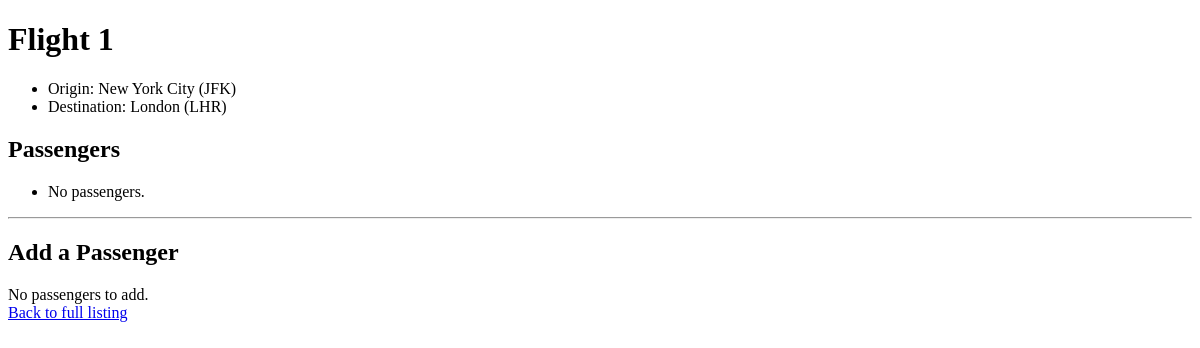
/1, run on an earlier commit of the app's database.
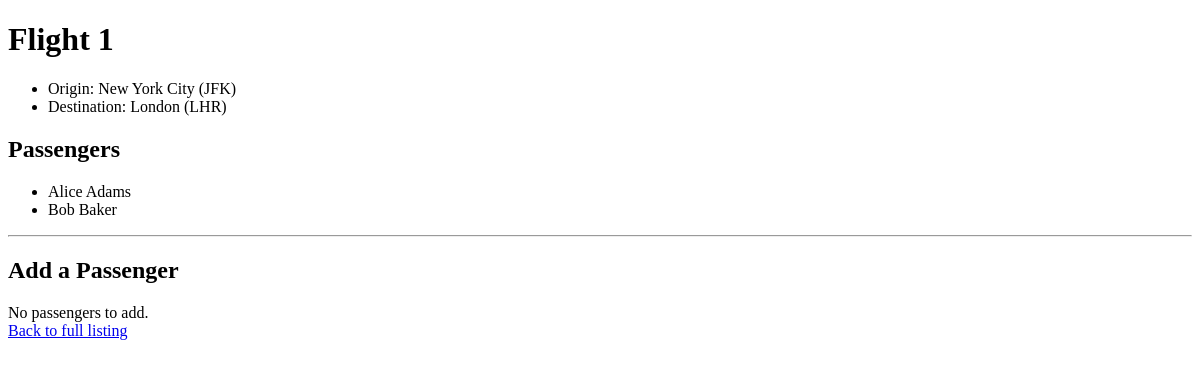
And on a later commit of the database.
### flights/models.py (models this page shows, shortened)
class Flight(models.Model):
   origin = models.ForeignKey(Airport, on_delete=models.CASCADE, related_name='departures')
   destination = models.ForeignKey(Airport, on_delete=models.CASCADE, related_name='arrivals')
   duration = models.IntegerField()

class Airport(models.Model):
   code = models.CharField(max_length=3)
   city = models.CharField(max_length=64)
   def __str__(self):
      return f'{self.city} ({self.code})'

class Passenger(models.Model):
   first = models.CharField(max_length=64)
   last = models.CharField(max_length=64)
   flights = models.ManyToManyField(Flight, blank=True, related_name='passengers')
   def __str__(self):
      return f'{self.first} {self.last}'

### flights/views.py (the view)
# urls.py: path('<int:flight_id>', views.flight, name='flight'),
def flight(request, flight_id):
   try:
      flight = Flight.objects.get(pk=flight_id)
   except Flight.DoesNotExist:
      raise Http404('Flight does not exist')
   context = {
      'flight': flight,
      'passengers': flight.passengers.all(),
      'non_passengers': Passenger.objects.exclude(flights=flight).all()
   }
   return render(request, 'flights/flight.html', context)

### flights/templates/flights/flight.html (shortened to what this page needs)
{% extends 'flights/base.html' %}
{% block body %}
   <h1>Flight {{ flight.id }}</h1>
   <ul>
      <li>Origin: {{ flight.origin }}</li>
      <li>Destination: {{ flight.destination }}</li>
   </ul>
   <h2>Passengers</h2>
   <ul>
      {% for passenger in passengers %}
         <li>{{ passenger }}</li>
      {% empty %}
         <li>No passengers.</li>
      {% endfor %}
   </ul>
   <hr>
   <h2>Add a Passenger</h2>
   {% if non_passengers %}
   <form action="{% url 'book' flight.id %}" method="POST">
      {% csrf_token %}
      <select name="passenger">
         {% for passenger in non_passengers %}
            <option value="{{ passenger.id }}">{{ passenger }}</option>
         {% endfor %}
      </select>
      <input type="submit" value="Book Flight">
   </form>
   {% else %}
      <div>No passengers to add.</div>
   {% endif %}
   <a href="{% url 'index' %}">Back to full listing</a>
{% endblock %}

### flights/templates/flights/base.html (shortened to what this page needs)
<!DOCTYPE html>
<html lang="en">
   <head>
   </head>
   <body>
      {% block body %}
      {% endblock %}
   </body>
</html>

What changed in the data, as far as the page shows it:
added Passenger: first+last "Alice Adams"
added Passenger: first+last "Bob Baker"
Also different on the page:
text no longer shown: "No passengers."
